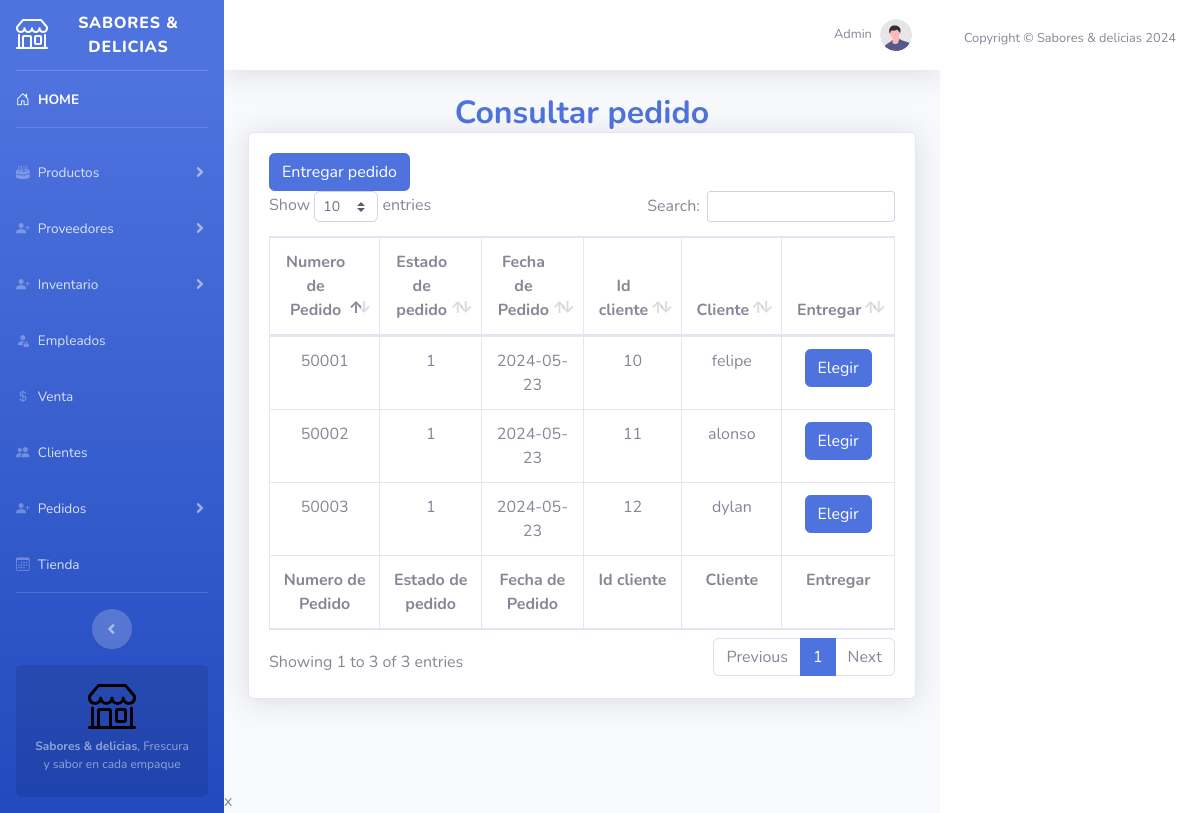
Page /consultar_pedidos.php on the committed database.
### tables this page shows
CREATE TABLE `pedido` (
  `id_pedido` int NOT NULL,
  `cliente_id_cliente` int NOT NULL,
  `producto_id_producto` int NOT NULL,
  `cantidad` int NOT NULL,
  `valor total` float NOT NULL,
  `estado` enum('1','2','3','4') NOT NULL,
  `fecha` date NOT NULL,
  PRIMARY KEY (`id_pedido`),
  KEY `fk_pedido_cliente_idx` (`cliente_id_cliente`),
  KEY `fk_pedido_producto1_idx` (`producto_id_producto`),
  CONSTRAINT `fk_pedido_cliente` FOREIGN KEY (`cliente_id_cliente`) REFERENCES `cliente` (`id_cliente`),
  CONSTRAINT `fk_pedido_producto1` FOREIGN KEY (`producto_id_producto`) REFERENCES `producto` (`id_producto`)
);

CREATE TABLE `cliente` (
  `id_cliente` int NOT NULL,
  `nombre` varchar(45) NOT NULL,
  `apellido` varchar(45) NOT NULL,
  `correo` varchar(255) NOT NULL,
  `fecha_registro` date NOT NULL,
  `telefono` varchar(45) NOT NULL,
  `cedula` int NOT NULL,
  `area` varchar(45) NOT NULL,
  `empleado_id_empleado1` int NOT NULL,
  PRIMARY KEY (`id_cliente`),
  KEY `fk_cliente_empleado1_idx` (`empleado_id_empleado1`),
  CONSTRAINT `fk_cliente_empleado1` FOREIGN KEY (`empleado_id_empleado1`) REFERENCES `empleado` (`id_empleado`)
);

### consultar_pedidos.php (the view, shortened to what this page needs)
<?php
$objeto = new Conexion();
$conexion = $objeto->Conectar();
$consulta = "SELECT DISTINCT pedido.id_pedido, pedido.estado, pedido.fecha, producto.id_producto ,cliente.id_cliente, cliente.nombre
                FROM pedido
                LEFT JOIN cliente ON pedido.cliente_id_cliente = cliente.id_cliente
                LEFT JOIN producto ON pedido.producto_id_producto = producto.id_producto;";
$resultado = $conexion->prepare($consulta);
$resultado->execute();
$data = $resultado->fetchAll(PDO::FETCH_ASSOC);
?>
<!DOCTYPE html>
<html lang="en">
<head>
    <link href="icons/font/bootstrap-icons.min.css" rel="stylesheet" type="text/css">
    <link href="vendor/fontawesome-free/css/all.min.css" rel="stylesheet" type="text/css">
    <link href="css/sb-admin-2.min.css" rel="stylesheet">
    <link href="vendor/datatables/dataTables.bootstrap4.min.css" rel="stylesheet">
</head>
<body id="page-top">
    <div id="wrapper">
        <ul class="navbar-nav bg-gradient-primary sidebar sidebar-dark accordion" id="accordionSidebar">
            <a class="sidebar-brand d-flex align-items-center justify-content-center" href="index.php">
                <div class="sidebar-brand-icon">
                    <i class="bi bi-shop"></i>
                </div>
                <div class="sidebar-brand-text mx-3">Sabores & delicias </div>
            </a>
            <hr class="sidebar-divider my-0">
            <li class="nav-item active">
                <a class="nav-link" href="index.php">
                    <i class="bi bi-house-door"></i>
                    <span>HOME</span></a>
            </li>
            <hr class="sidebar-divider">
            <li class="nav-item">
                <a class="nav-link collapsed" href="#" data-toggle="collapse" data-target="#collapseTwo"
                    aria-expanded="true" aria-controls="collapseTwo">
                    <i class="bi bi-cake2-fill"></i>
                    <span>Productos</span>
                </a>
            </li>
            <li class="nav-item">
                <a class="nav-link collapsed" href="#" data-toggle="collapse" data-target="#collapseUtilities"
                    aria-expanded="true" aria-controls="collapseUtilities">
                    <i class="bi bi-person-plus-fill"></i>
                    <span>Proveedores</span>
                </a>
            </li>
            <li class="nav-item">
                <a class="nav-link collapsed" href="#" data-toggle="collapse" data-target="#collapseInventario"
                    aria-expanded="true" aria-controls="collapseInventario">
                    <i class="bi bi-person-plus-fill"></i>
                    <span>Inventario</span>
                </a>
            </li>
            <li class="nav-item">
                <a class="nav-link" href="#">
                    <i class="bi bi-person-fill-lock"></i>
                    <span>Empleados</span></a>
            </li>
            <li class="nav-item">
                <a class="nav-link" href="#">
                    <i class="bi bi-currency-dollar"></i>
                    <span>Venta</span></a>
            </li>
            <li class="nav-item">
                <a class="nav-link" href="#">
                    <i class="bi bi-people-fill"></i>
                    <span>Clientes</span></a>
            </li>
            <li class="nav-item">
                <a class="nav-link collapsed" href="#" data-toggle="collapse" data-target="#collapsePedidos"
                    aria-expanded="true" aria-controls="collapsePedidos">
                    <i class="bi bi-person-plus-fill"></i>
                    <span>Pedidos</span>
                </a>
            </li>
            <li class="nav-item">
                <a class="nav-link" href="#">
                    <i class="bi bi-calendar3"></i>
                    <span>Tienda</span></a>
            </li>
            <hr class="sidebar-divider d-none d-md-block">
            <div class="text-center d-none d-md-inline">
                <button class="rounded-circle border-0" id="sidebarToggle"></button>
            </div>
            <div class="sidebar-card d-none d-lg-flex">
                <img class="sidebar-card-illustration mb-2" src="img/shop.svg" alt="...">
                <p class="text-center mb-2"><strong>Sabores & delicias</strong>, Frescura y sabor en cada empaque</p>
            </div>
        </ul>
        <div id="content-wrapper" class="d-flex flex-column">
            <div id="content">
                <nav class="navbar navbar-expand navbar-light bg-white topbar mb-4 static-top shadow">
                    <ul class="navbar-nav ml-auto">
                        <li class="nav-item dropdown no-arrow">
                            <a class="nav-link dropdown-toggle" href="#" id="userDropdown" role="button"
                                data-toggle="dropdown" aria-haspopup="true" aria-expanded="false">
                                <span class="mr-2 d-none d-lg-inline text-gray-600 small">Admin</span>
                                <img class="img-profile rounded-circle" src="img/undraw_profile.svg">
                            </a>
                        </li>
                    </ul>
                </nav>
                <div class="container-fluid">
                    <h2 class="m-0 font-weight-bold text-primary text-center">Consultar pedido</h1>
                        <div class="card shadow mb-4">
                            <div class="card-body">
                                <div class="table-responsive">
                                    <table class="table table-bordered" id="dataTable" width="100%" cellspacing="0">
                                        <thead class="text-center">
                                            <tr>
                                                <th>Numero de Pedido</th>
                                                <th>Estado de pedido</th>
                                                <th>Fecha de Pedido</th>
                                                <th>Id cliente</th>
                                                <th>Cliente</th>
                                                <th>Entregar</th>
                                            </tr>
                                        </thead>
                                        <tfoot class="text-center">
                                            <tr>
                                                <th>Numero de Pedido</th>
                                                <th>Estado de pedido</th>
                                                <th>Fecha de Pedido</th>
                                                <th>Id cliente</th>
                                                <th>Cliente</th>
                                                <th>Entregar</th>
                                            </tr>
                                        </tfoot>
                                        <?php
                                        foreach ($data as $dat) {
                                            echo "<tr class='text-center'>";
                                            echo "<td>" . $dat['id_pedido'] . "</td>";
                                            echo "<td>" . $dat['estado'] . "</td>";
                                            echo "<td>" . $dat['fecha'] . "</td>";
                                            echo "<td>" . $dat['id_cliente'] . "</td>";
                                            echo "<td>" . $dat['nombre'] . "</td>";
                                            echo "<td>
        <div class='text-center'>
            <div class='btn-group'>
                <form method='get'>
                    <input type='hidden' name='fecha' value='" . $dat['fecha'] . "' />
                    <input type='hidden' name='nom' value='" . $dat['nombre'] . "' />
                    <input type='hidden' name='id_pedido' value='" . $dat['id_pedido'] . "' />
                    <input type='hidden' name='id_cliente' value='" . $dat['id_cliente'] . "' />
                    <input type='hidden' name='id_producto' value='" . $dat['id_producto'] . "' />
                    <button name='agregar' type='submit' class='btn btn-primary'><span class='text'>Elegir</span></button>
                </div>
                    </form>
            </div>
        </div>
    </td>";
                                        }
                                        echo "<a class='btn btn-primary' href='#' data-toggle='modal' data-target='#logoutModal'>
                                        <span>Entregar pedido</span>
                                        </a>
                                        <br>";
                                        ?>
                                </div>
                            </div>
                        </div>
                </div>
            <div id="miSubventana" class="subventana">
                <span class="cerrar" onclick="cerrarVentana()">x</spa>
            </div>
        <footer class="sticky-footer bg-white">
            <div class="container my-auto">
                <div class="copyright text-center my-auto">
                    <span>Copyright &copy; Sabores & delicias 2024</span>
                </div>
            </div>
        </footer>
</body>
</html>

### rows in the picture
pedido: id_pedido "50001", estado "1", fecha "2024-05-23", cliente_id_cliente.id_cliente "10", cliente_id_cliente.nombre "felipe"
pedido: id_pedido "50002", estado "1", fecha "2024-05-23", cliente_id_cliente.id_cliente "11", cliente_id_cliente.nombre "alonso"
pedido: id_pedido "50003", estado "1", fecha "2024-05-23", cliente_id_cliente.id_cliente "12", cliente_id_cliente.nombre "dylan"
